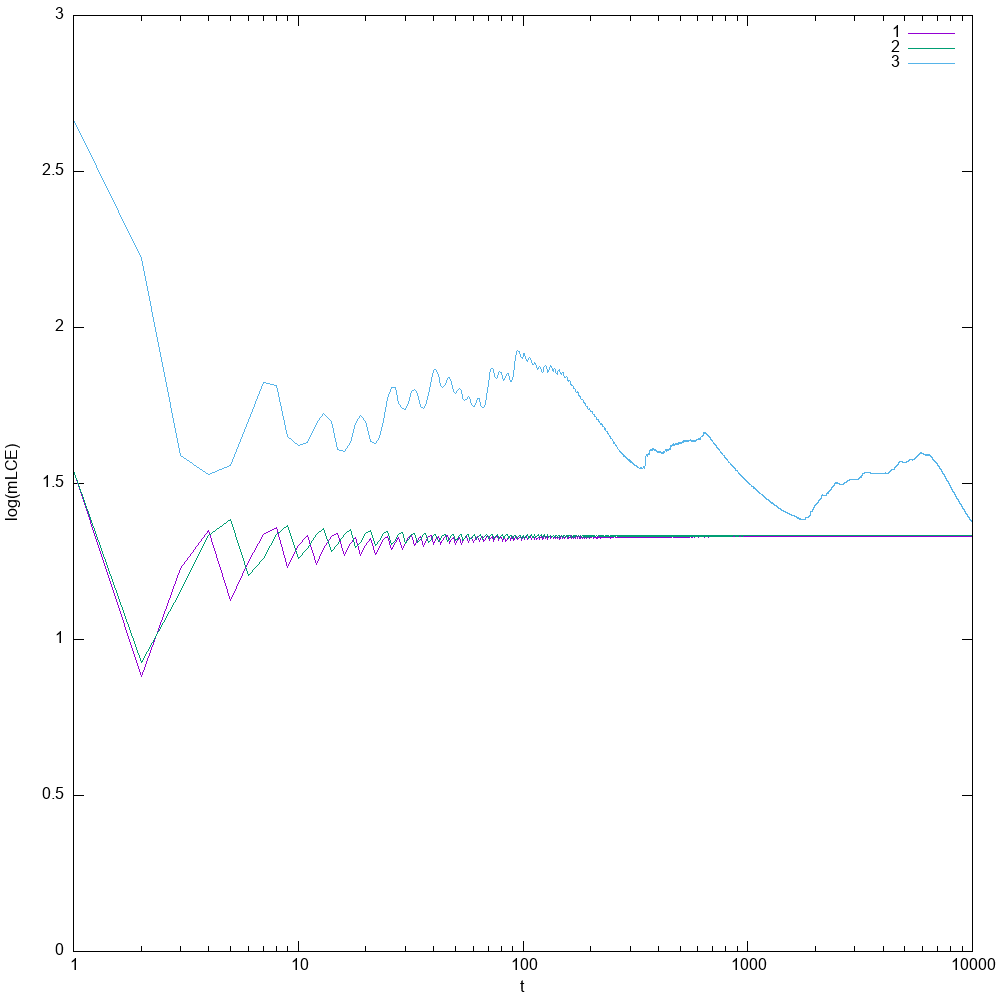

This figure's gnuplot source:
set style data points
set datafile separator ","
set terminal png size 1000,1000
set output "deviation_vector.png"
# set xrange [-0.05:0.5]
# set yrange [-0.45:0.45]
set xlabel "t"
set ylabel "log(mLCE)"
set key on
set pointsize 0.1
# log scale
set logscale x
# set logscale y



plot "deviation_vector_k1.csv" with line title '1', \
     "deviation_vector_k0.1.csv" with line title '2', \
     "deviation_vector_k0.01.csv" with line title '3'